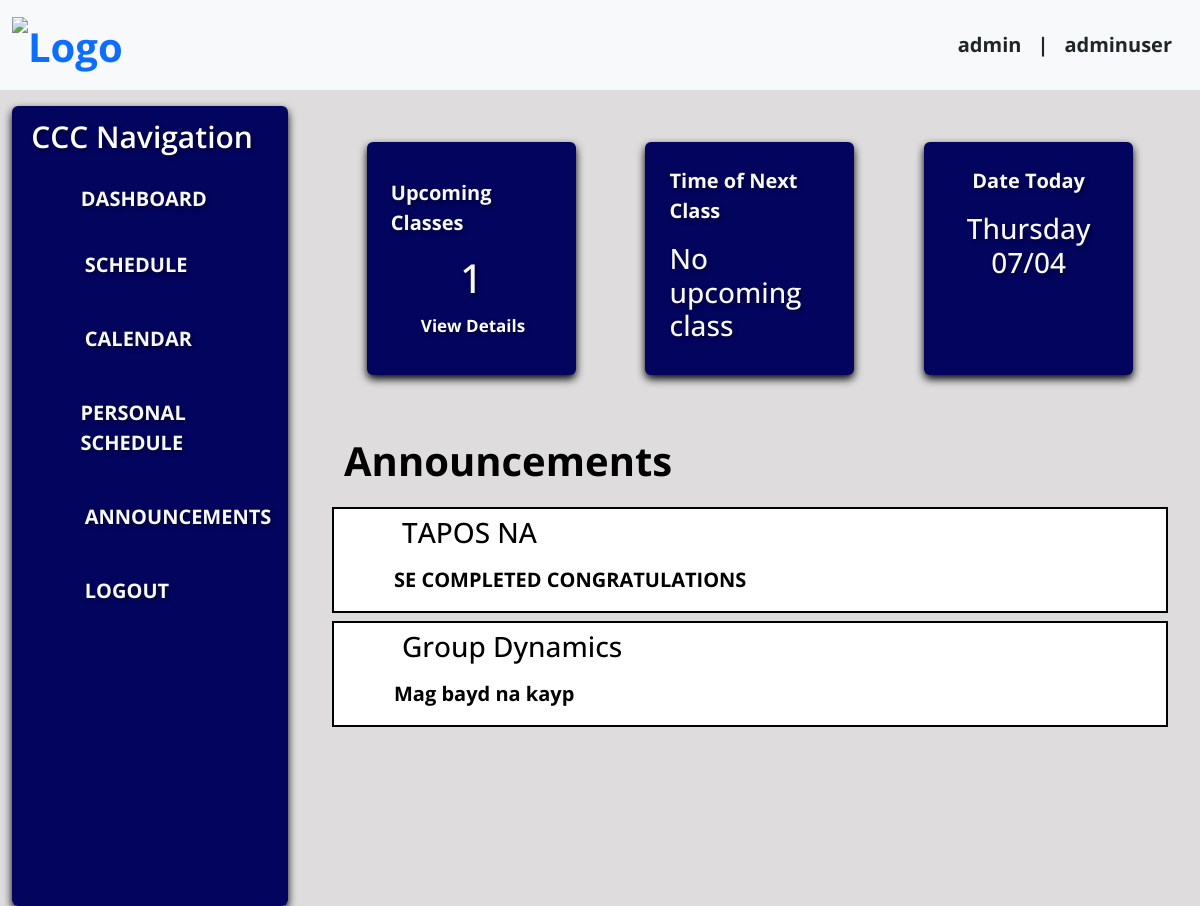
The app's page /announcement.php (signed in) with its own data.
### tables this page shows
CREATE TABLE `users` (
  `user_id` int(11) NOT NULL AUTO_INCREMENT,
  `username` varchar(255) NOT NULL,
  `password` varchar(255) NOT NULL,
  `email` varchar(255) DEFAULT NULL,
  `section` varchar(255) DEFAULT NULL,
  `role` varchar(255) DEFAULT NULL,
  PRIMARY KEY (`user_id`),
  UNIQUE KEY `email` (`email`)
);

CREATE TABLE `announcements` (
  `announcement_id` int(11) NOT NULL AUTO_INCREMENT,
  `announcement` varchar(255) NOT NULL,
  `announcement_description` varchar(80) NOT NULL,
  `section` varchar(255) NOT NULL,
  PRIMARY KEY (`announcement_id`)
);

### announcement.php (the view, shortened to what this page needs)
<?php
require_once 'dbcon.php';
$user_id = $_SESSION['user_id'];
$stmt = $pdo->prepare("SELECT section FROM users WHERE user_id = :user_id");
$stmt->execute(['user_id' => $user_id]);
$userSection = $stmt->fetchColumn();
$username = $_SESSION['username'];
$currentDay = date('l');
$currentTime = date('H:i');
$stmt = $pdo->prepare("SELECT COUNT(*) AS totalClasses FROM schedule WHERE day = :currentDay");
$stmt->execute(['currentDay' => $currentDay]);
$row = $stmt->fetch();
$totalClasses = $row['totalClasses'];
$stmt = $pdo->prepare("SELECT class_start FROM schedule WHERE day = :currentDay AND class_start > :currentTime ORDER BY class_start ASC LIMIT 1");
$stmt->execute(['currentDay' => $currentDay, 'currentTime' => $currentTime]);
$nextClass = $stmt->fetch();
$nextClassTime = ($nextClass) ? $nextClass['class_start'] : 'No upcoming class';
$currentDate = date('l m/d');
?>
<!DOCTYPE html>
<html lang="en">
<head>
  <link href="bootstrap-5.3.3-dist/css/bootstrap.min.css" rel="stylesheet" />
</head>
<body style="background: #dedcdc">
  <nav class="navbar navbar-expand-lg navbar-dark bg-light text-primary position-sticky">
    <div class="container-fluid">
      <div class="d-flex align-items-center">
        <a href="homepage.php" class="navbar-brand text-primary fw-bold" style="font-size: 40px; margin-right: 20px"><img src="img/cnav-logo.png" alt="Logo" class="header-logo" style="width: 200px; height: 80px; margin-right: 20px" /></a>
      </div>
      <div class="collapse navbar-collapse justify-content-end fw-bold" id="navbarSupportedContent">
        <div class="d-flex align-items-center">
          <a href="" class="navbar-brand text-dark"><?php echo $userSection; ?></a>
          <span class="navbar-brand text-dark">|</span>
          <span class="navbar-brand text-dark me-3"><?php echo $username; ?></span>
        </div>
      </div>
    </div>
  </nav>
  <div class="container-fluid mt-3">
    <div class="row">
      <div class="col-lg-3 col-md-12 mb-lg-0 mb-4 px-lg-">
        <nav class="sidemenu navbar navbar-expand-lg rounded">
          <div class="customs container-fluid flex-lg-column align-items-stretch">
            <h4 class="navbar-brand text-center text-white mb-2" style="font-weight: 600; font-size: 30px">
              CCC Navigation
            </h4>
            <div class="collapse flex-column navbar-collapse align-items-start" id="sidemenu">
              <a href="homepage.php" type="button" style="font-size: 20px" class="sidebar-link text-decoration-none fw-bold text-light p-3 align-items-center active d-flex">
                <box-icon name="home-alt" type="solid" color="#ffffff" size="sm"></box-icon>
                <span class="side-text ms-3">DASHBOARD</span>
              </a>
              <div class="p-1 mb-1 rounded text-white">
                <a href="schedule.php" type="button" style="font-size: 20px;" class="sidebar-link text-decoration-none fw-bold text-light p-3 align-items-center active d-flex">
                  <box-icon name="edit" type="solid" color="#ffffff" size="sm"></box-icon>
                  <span class="side-text ms-3">SCHEDULE</span>
                </a>
              </div>
              <div class="p-1 mb-1 rounded text-white">
                <a href="calendar.php" type="button" style="font-size: 20px" class="sidebar-link text-decoration-none fw-bold text-light p-3 align-items-center active d-flex">
                  <box-icon name="calendar" type="solid" color="#ffffff" size="sm"></box-icon>
                  <span class="side-text ms-3">CALENDAR</span>
                </a>
              </div>
              <div class="p-1 mb-1 rounded text-white">
                <a href="personal_schedule.php" type="button" style="font-size: 20px" class="sidebar-link text-decoration-none fw-bold text-light p-3 align-items-center active d-flex">
                  <box-icon name="current-location" type="solid" color="#ffffff" size="sm"></box-icon>
                  <span class="side-text ms-3">PERSONAL SCHEDULE</span>
                </a>
              </div>
              <div class="p-1 mb-1 rounded text-white">
                <a href="announcement.php" type="button" style="font-size: 20px" class="sidebar-link text-decoration-none fw-bold text-light p-3 align-items-center active d-flex">
                  <box-icon name="megaphone" type="solid" color="#ffffff" size="sm"></box-icon>
                  <span class="side-text ms-3">ANNOUNCEMENTS</span>
                </a>
              </div>
              <div class="p-1 mb-1 rounded text-white">
                <a href="logout.php" type="button" style="font-size: 20px;" class="sidebar-link text-decoration-none fw-bold text-light p-3 align-items-center active d-flex">
                  <box-icon name="exit" type="solid" color="#ffffff" size="sm"></box-icon>
                  <span class="side-text ms-3">LOGOUT</span>
                </a>
              </div>
            </div>
          </div>
        </nav>
      </div>
      <div class="col-lg-9 main-content">
        <div class="container-fluid">
          <div class="row justify-content-around m-2 text-light fs-5 fw-bold">
            <div class="col-md-3 sidebar m-2 p-4 d-flex align-items-center justify-content-center rounded">
              <div class="align-items-center">
                <p>Upcoming Classes</p>
                <h1 style="text-align: center"><?php echo $totalClasses; ?></h1>
                <a href="schedule.php" style="
                      text-decoration: none;
                      color: white;
                      font-size: 17px;
                      margin-left: 30px;
                    ">View Details</a>
              </div>
            </div>
            <div class="col-md-3 sidebar m-2 p-4 d-flex align-items-center justify-content-center rounded">
              <div>
                <p>Time of Next Class</p>
                <h3><?php echo $nextClassTime; ?></h3>
              </div>
            </div>
            <div class="col-md-3 sidebar m-2 p-4 align-items-center justify-content-center rounded">
              <div>
                <p style="text-align: center;">Date Today</p>
                <h3 style="text-align: center;"><?php echo $currentDate; ?></h3>
              </div>
            </div>
            <p class="mt-5 text-black" style="font-size: 40px">
              Announcements
            </p>
            <?php
            $stmt = $pdo->query("SELECT * FROM announcements");
            while ($row = $stmt->fetch()) {
              echo '<div style="color: black; background-color: white; border: 2px solid black;" class= "mb-2">';
              echo '<div  class=" mb-2 d-flex align-items-center">';
              echo '<box-icon name="megaphone" type="solid" class="me-2" size="lg"></box-icon>';
              echo '<h3 class="mb-0">' . htmlspecialchars($row["announcement"]) . '</h3>';
              echo '</div>';
              echo '<div style="color: black;" class="d-flex align-items-center mt-2 ms-5">';
              echo '<p>' . htmlspecialchars($row["announcement_description"]) . '</p>';
              echo '</div>';
              echo '</div>';
            }
            ?>
          </div>
        </div>
      </div>
    </div>
  </div>
</body>
</html>

### announcement.php (style rules this page uses)
* { font-family: "Open Sans", sans-serif; }
.navbar-brand, .nav-link { font-size: 20px; }
.sidemenu { text-decoration: none; font-size: 30px; color: white; font-weight: 700; position: sticky; top: 0; height: 100vh; overflow-y: auto; background-color: #03045e; box-shadow: 0 4px 8px rgba(0, 0, 0, 1); text-shadow: 2px 2px 4px rgba(0, 0, 0, 0.5); padding: 30px; }
.customs { height: 100%; }
#sidemenu { padding-left: 0; }
.sidebar { background-color: #03045e; box-shadow: 0 4px 8px rgba(0, 0, 0, 1); text-shadow: 2px 2px 4px rgba(0, 0, 0, 0.5); padding: 30px; }
.main-content { padding: 20px; }
.sidebar-link { justify-content: flex-start; }

### records on screen
users: section "admin"
announcements: announcement "TAPOS NA", announcement_description "SE COMPLETED CONGRATULATIONS"
announcements: announcement "Group Dynamics", announcement_description "Mag bayd na kayp"

### other values on screen
$username "adminuser"
$totalClasses "1"
$nextClassTime "No upcoming class"
